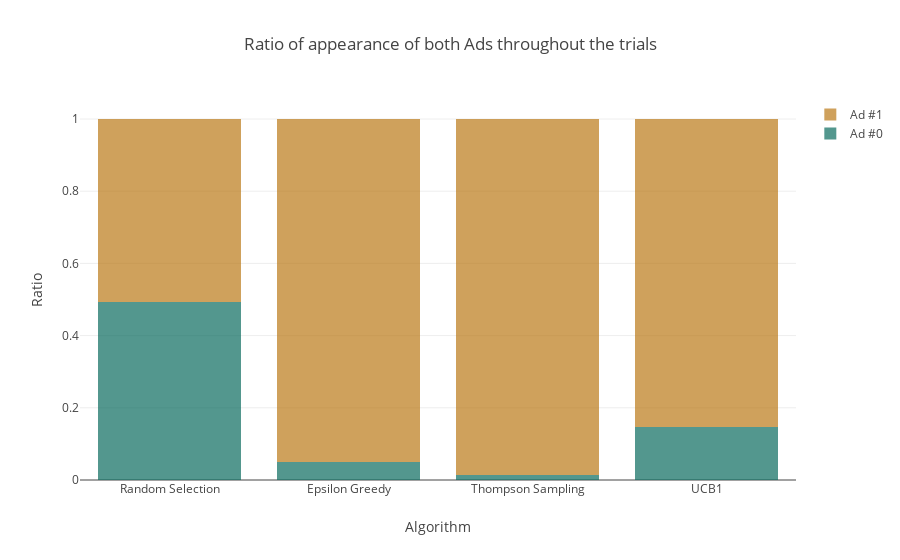

Here is the notebook cell this chart was saved with:
### Markdown cell above
## <a id='comparison'>Comparison and Conclusions</a> 

Now let's compare four of this methods and see which one performed better for our problem.

First of all, it's obvious that we want to show the Ad #1 more often since its actual CTR is 0.65. Let's take a look at the ratio how many time the right Ad has been chosen for each algorithm.

### Code cell
data1 = go.Bar(x=['Random Selection', 'Epsilon Greedy', 'Thompson Sampling', 'UCB1'],
               y=[random_dict['ads_count'][0], 
                  epsilon_dict['ads_count'][0], 
                  thompson_dict['ads_count'][0],
                  ucb1_dict['ads_count'][0]],
               name='Ad #0',
               marker=dict(color='rgba(10, 108, 94, .7)'))

data2 = go.Bar(x=['Random Selection', 'Epsilon Greedy', 'Thompson Sampling', 'UCB1'],
               y=[random_dict['ads_count'][1], 
                  epsilon_dict['ads_count'][1], 
                  thompson_dict['ads_count'][1],
                  ucb1_dict['ads_count'][1]],
               name='Ad #1',
               marker=dict(color='rgba(187, 121, 24, .7)'))

data = [data1, data2]
layout = go.Layout(title='Ratio of appearance of both Ads throughout the trials',
                   xaxis={'title': 'Algorithm'},
                   yaxis={'title': 'Ratio'},
                   barmode='stack')

fig = go.Figure(data=data, layout=layout)
iplot(fig)

### Figure 1 — Plotly figure (JSON) as saved in the notebook; plotly's stock layout.template omitted (floating-point values rounded to 4 significant figures)
{"data": [{"marker": {"color": "rgba(10, 108, 94, .7)"}, "name": "Ad #0", "type": "bar", "uid": "27d2e351-497d-4f90-8421-9cfc7e09dabd", "x": ["Random Selection", "Epsilon Greedy", "Thompson Sampling", "UCB1"], "y": [0.492, 0.05, 0.014, 0.148]}, {"marker": {"color": "rgba(187, 121, 24, .7)"}, "name": "Ad #1", "type": "bar", "uid": "282b5fdd-3e69-4c8d-9d67-4616be79c86d", "x": ["Random Selection", "Epsilon Greedy", "Thompson Sampling", "UCB1"], "y": [0.508, 0.95, 0.986, 0.852]}], "layout": {"barmode": "stack", "title": {"text": "Ratio of appearance of both Ads throughout the trials"}, "xaxis": {"title": {"text": "Algorithm"}}, "yaxis": {"title": {"text": "Ratio"}}}}
